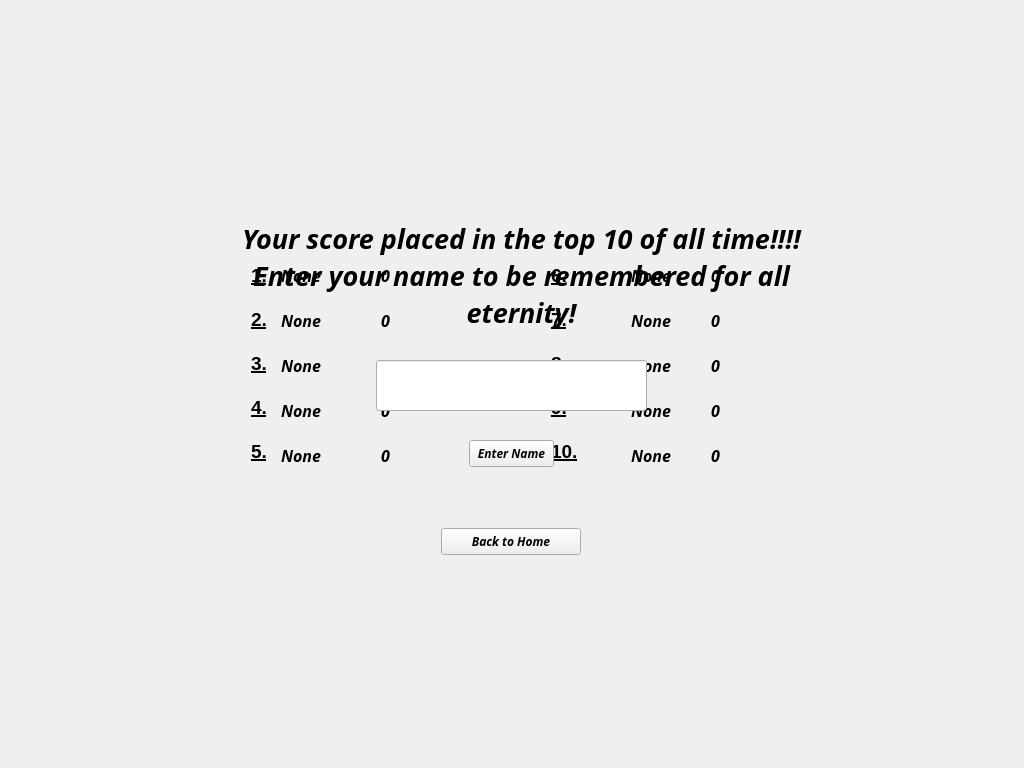
<?xml version="1.0" encoding="UTF-8"?>
<ui version="4.0">
 <class>HighScorePage</class>
 <widget class="QWidget" name="HighScorePage">
  <property name="geometry">
   <rect>
    <x>0</x>
    <y>0</y>
    <width>1024</width>
    <height>768</height>
   </rect>
  </property>
  <property name="windowTitle">
   <string>Form</string>
  </property>
  <property name="autoFillBackground">
   <bool>true</bool>
  </property>
  <widget class="QLabel" name="lblNewHighScoreInfo">
   <property name="geometry">
    <rect>
     <x>236</x>
     <y>210</y>
     <width>571</width>
     <height>131</height>
    </rect>
   </property>
   <property name="font">
    <font>
     <family>Sawasdee</family>
     <pointsize>20</pointsize>
     <weight>75</weight>
     <italic>true</italic>
     <bold>true</bold>
     <kerning>true</kerning>
    </font>
   </property>
   <property name="text">
    <string>Your score placed in the top 10 of all time!!!!
Enter your name to be remembered for all eternity!</string>
   </property>
   <property name="alignment">
    <set>Qt::AlignCenter</set>
   </property>
   <property name="wordWrap">
    <bool>true</bool>
   </property>
  </widget>
  <widget class="QLineEdit" name="ledNewName">
   <property name="geometry">
    <rect>
     <x>376</x>
     <y>360</y>
     <width>271</width>
     <height>51</height>
    </rect>
   </property>
   <property name="font">
    <font>
     <family>Sawasdee</family>
     <pointsize>20</pointsize>
     <weight>75</weight>
     <italic>true</italic>
     <bold>true</bold>
     <kerning>true</kerning>
    </font>
   </property>
  </widget>
  <widget class="QWidget" name="scoreListWidget" native="true">
   <property name="geometry">
    <rect>
     <x>151</x>
     <y>188</y>
     <width>721</width>
     <height>391</height>
    </rect>
   </property>
   <widget class="QLabel" name="lblHighScoreNumbers">
    <property name="geometry">
     <rect>
      <x>100</x>
      <y>30</y>
      <width>81</width>
      <height>291</height>
     </rect>
    </property>
    <property name="font">
     <font>
      <pointsize>14</pointsize>
      <weight>75</weight>
      <bold>true</bold>
      <underline>true</underline>
     </font>
    </property>
    <property name="autoFillBackground">
     <bool>false</bool>
    </property>
    <property name="text">
     <string>1.

2.

3.

4.

5.</string>
    </property>
    <property name="wordWrap">
     <bool>true</bool>
    </property>
   </widget>
   <widget class="QLabel" name="lblName5">
    <property name="geometry">
     <rect>
      <x>130</x>
      <y>252</y>
      <width>85</width>
      <height>31</height>
     </rect>
    </property>
    <property name="font">
     <font>
      <family>Sawasdee</family>
      <pointsize>12</pointsize>
      <weight>75</weight>
      <italic>true</italic>
      <bold>true</bold>
     </font>
    </property>
    <property name="text">
     <string>None</string>
    </property>
   </widget>
   <widget class="QLabel" name="lblHighscore3">
    <property name="geometry">
     <rect>
      <x>230</x>
      <y>162</y>
      <width>90</width>
      <height>31</height>
     </rect>
    </property>
    <property name="font">
     <font>
      <family>Sawasdee</family>
      <pointsize>12</pointsize>
      <weight>75</weight>
      <italic>true</italic>
      <bold>true</bold>
     </font>
    </property>
    <property name="text">
     <string>0</string>
    </property>
   </widget>
   <widget class="QLabel" name="lblName3">
    <property name="geometry">
     <rect>
      <x>130</x>
      <y>162</y>
      <width>85</width>
      <height>31</height>
     </rect>
    </property>
    <property name="font">
     <font>
      <family>Sawasdee</family>
      <pointsize>12</pointsize>
      <weight>75</weight>
      <italic>true</italic>
      <bold>true</bold>
     </font>
    </property>
    <property name="text">
     <string>None</string>
    </property>
   </widget>
   <widget class="QLabel" name="lblName2">
    <property name="geometry">
     <rect>
      <x>130</x>
      <y>117</y>
      <width>85</width>
      <height>31</height>
     </rect>
    </property>
    <property name="font">
     <font>
      <family>Sawasdee</family>
      <pointsize>12</pointsize>
      <weight>75</weight>
      <italic>true</italic>
      <bold>true</bold>
     </font>
    </property>
    <property name="text">
     <string>None</string>
    </property>
   </widget>
   <widget class="QLabel" name="lblHighscore1">
    <property name="geometry">
     <rect>
      <x>230</x>
      <y>72</y>
      <width>90</width>
      <height>31</height>
     </rect>
    </property>
    <property name="font">
     <font>
      <family>Sawasdee</family>
      <pointsize>12</pointsize>
      <weight>75</weight>
      <italic>true</italic>
      <bold>true</bold>
     </font>
    </property>
    <property name="text">
     <string>0</string>
    </property>
   </widget>
   <widget class="QLabel" name="lblHighscore4">
    <property name="geometry">
     <rect>
      <x>230</x>
      <y>207</y>
      <width>90</width>
      <height>31</height>
     </rect>
    </property>
    <property name="font">
     <font>
      <family>Sawasdee</family>
      <pointsize>12</pointsize>
      <weight>75</weight>
      <italic>true</italic>
      <bold>true</bold>
     </font>
    </property>
    <property name="text">
     <string>0</string>
    </property>
   </widget>
   <widget class="QLabel" name="lblName4">
    <property name="geometry">
     <rect>
      <x>130</x>
      <y>207</y>
      <width>85</width>
      <height>31</height>
     </rect>
    </property>
    <property name="font">
     <font>
      <family>Sawasdee</family>
      <pointsize>12</pointsize>
      <weight>75</weight>
      <italic>true</italic>
      <bold>true</bold>
     </font>
    </property>
    <property name="text">
     <string>None</string>
    </property>
   </widget>
   <widget class="QLabel" name="lblName1">
    <property name="geometry">
     <rect>
      <x>130</x>
      <y>72</y>
      <width>85</width>
      <height>31</height>
     </rect>
    </property>
    <property name="font">
     <font>
      <family>Sawasdee</family>
      <pointsize>12</pointsize>
      <weight>75</weight>
      <italic>true</italic>
      <bold>true</bold>
     </font>
    </property>
    <property name="text">
     <string>None</string>
    </property>
   </widget>
   <widget class="QLabel" name="lblHighscore5">
    <property name="geometry">
     <rect>
      <x>230</x>
      <y>252</y>
      <width>90</width>
      <height>31</height>
     </rect>
    </property>
    <property name="font">
     <font>
      <family>Sawasdee</family>
      <pointsize>12</pointsize>
      <weight>75</weight>
      <italic>true</italic>
      <bold>true</bold>
     </font>
    </property>
    <property name="text">
     <string>0</string>
    </property>
   </widget>
   <widget class="QLabel" name="lblHighscore2">
    <property name="geometry">
     <rect>
      <x>230</x>
      <y>117</y>
      <width>90</width>
      <height>31</height>
     </rect>
    </property>
    <property name="font">
     <font>
      <family>Sawasdee</family>
      <pointsize>12</pointsize>
      <weight>75</weight>
      <italic>true</italic>
      <bold>true</bold>
     </font>
    </property>
    <property name="text">
     <string>0</string>
    </property>
   </widget>
   <widget class="QLabel" name="lblHighscore10">
    <property name="geometry">
     <rect>
      <x>560</x>
      <y>252</y>
      <width>90</width>
      <height>31</height>
     </rect>
    </property>
    <property name="font">
     <font>
      <family>Sawasdee</family>
      <pointsize>12</pointsize>
      <weight>75</weight>
      <italic>true</italic>
      <bold>true</bold>
     </font>
    </property>
    <property name="text">
     <string>0</string>
    </property>
   </widget>
   <widget class="QLabel" name="lblName10">
    <property name="geometry">
     <rect>
      <x>480</x>
      <y>252</y>
      <width>61</width>
      <height>31</height>
     </rect>
    </property>
    <property name="font">
     <font>
      <family>Sawasdee</family>
      <pointsize>12</pointsize>
      <weight>75</weight>
      <italic>true</italic>
      <bold>true</bold>
     </font>
    </property>
    <property name="text">
     <string>None</string>
    </property>
   </widget>
   <widget class="QLabel" name="lblName9">
    <property name="geometry">
     <rect>
      <x>480</x>
      <y>207</y>
      <width>61</width>
      <height>31</height>
     </rect>
    </property>
    <property name="font">
     <font>
      <family>Sawasdee</family>
      <pointsize>12</pointsize>
      <weight>75</weight>
      <italic>true</italic>
      <bold>true</bold>
     </font>
    </property>
    <property name="text">
     <string>None</string>
    </property>
   </widget>
   <widget class="QLabel" name="lblName8">
    <property name="geometry">
     <rect>
      <x>480</x>
      <y>162</y>
      <width>61</width>
      <height>31</height>
     </rect>
    </property>
    <property name="font">
     <font>
      <family>Sawasdee</family>
      <pointsize>12</pointsize>
      <weight>75</weight>
      <italic>true</italic>
      <bold>true</bold>
     </font>
    </property>
    <property name="text">
     <string>None</string>
    </property>
   </widget>
   <widget class="QLabel" name="lblName7">
    <property name="geometry">
     <rect>
      <x>480</x>
      <y>117</y>
      <width>61</width>
      <height>31</height>
     </rect>
    </property>
    <property name="font">
     <font>
      <family>Sawasdee</family>
      <pointsize>12</pointsize>
      <weight>75</weight>
      <italic>true</italic>
      <bold>true</bold>
     </font>
    </property>
    <property name="text">
     <string>None</string>
    </property>
   </widget>
   <widget class="QLabel" name="lblHighScoreTitle">
    <property name="geometry">
     <rect>
      <x>260</x>
      <y>10</y>
      <width>201</width>
      <height>41</height>
     </rect>
    </property>
    <property name="font">
     <font>
      <pointsize>20</pointsize>
      <weight>75</weight>
      <bold>true</bold>
     </font>
    </property>
    <property name="text">
     <string/>
    </property>
    <property name="pixmap">
     <pixmap resource="resources.qrc">:/images/higscores.gif</pixmap>
    </property>
    <property name="scaledContents">
     <bool>true</bool>
    </property>
   </widget>
   <widget class="QLabel" name="lblHighScoreNumbers_2">
    <property name="geometry">
     <rect>
      <x>400</x>
      <y>30</y>
      <width>81</width>
      <height>291</height>
     </rect>
    </property>
    <property name="font">
     <font>
      <pointsize>14</pointsize>
      <weight>75</weight>
      <bold>true</bold>
      <underline>true</underline>
     </font>
    </property>
    <property name="autoFillBackground">
     <bool>false</bool>
    </property>
    <property name="text">
     <string>6.

7.

8.

9.

10.</string>
    </property>
    <property name="wordWrap">
     <bool>true</bool>
    </property>
   </widget>
   <widget class="QLabel" name="lblName6">
    <property name="geometry">
     <rect>
      <x>480</x>
      <y>72</y>
      <width>61</width>
      <height>31</height>
     </rect>
    </property>
    <property name="font">
     <font>
      <family>Sawasdee</family>
      <pointsize>12</pointsize>
      <weight>75</weight>
      <italic>true</italic>
      <bold>true</bold>
     </font>
    </property>
    <property name="text">
     <string>None</string>
    </property>
   </widget>
   <widget class="QLabel" name="lblHighscore9">
    <property name="geometry">
     <rect>
      <x>560</x>
      <y>207</y>
      <width>90</width>
      <height>31</height>
     </rect>
    </property>
    <property name="font">
     <font>
      <family>Sawasdee</family>
      <pointsize>12</pointsize>
      <weight>75</weight>
      <italic>true</italic>
      <bold>true</bold>
     </font>
    </property>
    <property name="text">
     <string>0</string>
    </property>
   </widget>
   <widget class="QLabel" name="lblHighscore8">
    <property name="geometry">
     <rect>
      <x>560</x>
      <y>162</y>
      <width>90</width>
      <height>31</height>
     </rect>
    </property>
    <property name="font">
     <font>
      <family>Sawasdee</family>
      <pointsize>12</pointsize>
      <weight>75</weight>
      <italic>true</italic>
      <bold>true</bold>
     </font>
    </property>
    <property name="text">
     <string>0</string>
    </property>
   </widget>
   <widget class="QLabel" name="lblHighscore6">
    <property name="geometry">
     <rect>
      <x>560</x>
      <y>72</y>
      <width>90</width>
      <height>31</height>
     </rect>
    </property>
    <property name="font">
     <font>
      <family>Sawasdee</family>
      <pointsize>12</pointsize>
      <weight>75</weight>
      <italic>true</italic>
      <bold>true</bold>
     </font>
    </property>
    <property name="text">
     <string>0</string>
    </property>
   </widget>
   <widget class="QLabel" name="lblHighscore7">
    <property name="geometry">
     <rect>
      <x>560</x>
      <y>117</y>
      <width>90</width>
      <height>31</height>
     </rect>
    </property>
    <property name="font">
     <font>
      <family>Sawasdee</family>
      <pointsize>12</pointsize>
      <weight>75</weight>
      <italic>true</italic>
      <bold>true</bold>
     </font>
    </property>
    <property name="text">
     <string>0</string>
    </property>
   </widget>
   <widget class="QPushButton" name="btnReturnHome">
    <property name="geometry">
     <rect>
      <x>290</x>
      <y>340</y>
      <width>140</width>
      <height>27</height>
     </rect>
    </property>
    <property name="font">
     <font>
      <family>Sawasdee</family>
      <weight>75</weight>
      <italic>true</italic>
      <bold>true</bold>
     </font>
    </property>
    <property name="text">
     <string>Back to Home</string>
    </property>
   </widget>
  </widget>
  <widget class="QPushButton" name="btnEnterName">
   <property name="geometry">
    <rect>
     <x>469</x>
     <y>440</y>
     <width>85</width>
     <height>27</height>
    </rect>
   </property>
   <property name="font">
    <font>
     <family>Sawasdee</family>
     <weight>75</weight>
     <italic>true</italic>
     <bold>true</bold>
     <kerning>true</kerning>
    </font>
   </property>
   <property name="text">
    <string>Enter Name</string>
   </property>
  </widget>
  <zorder>scoreListWidget</zorder>
  <zorder>lblNewHighScoreInfo</zorder>
  <zorder>ledNewName</zorder>
  <zorder>btnEnterName</zorder>
 </widget>
 <resources>
  <include location="resources.qrc"/>
 </resources>
 <connections/>
</ui>
